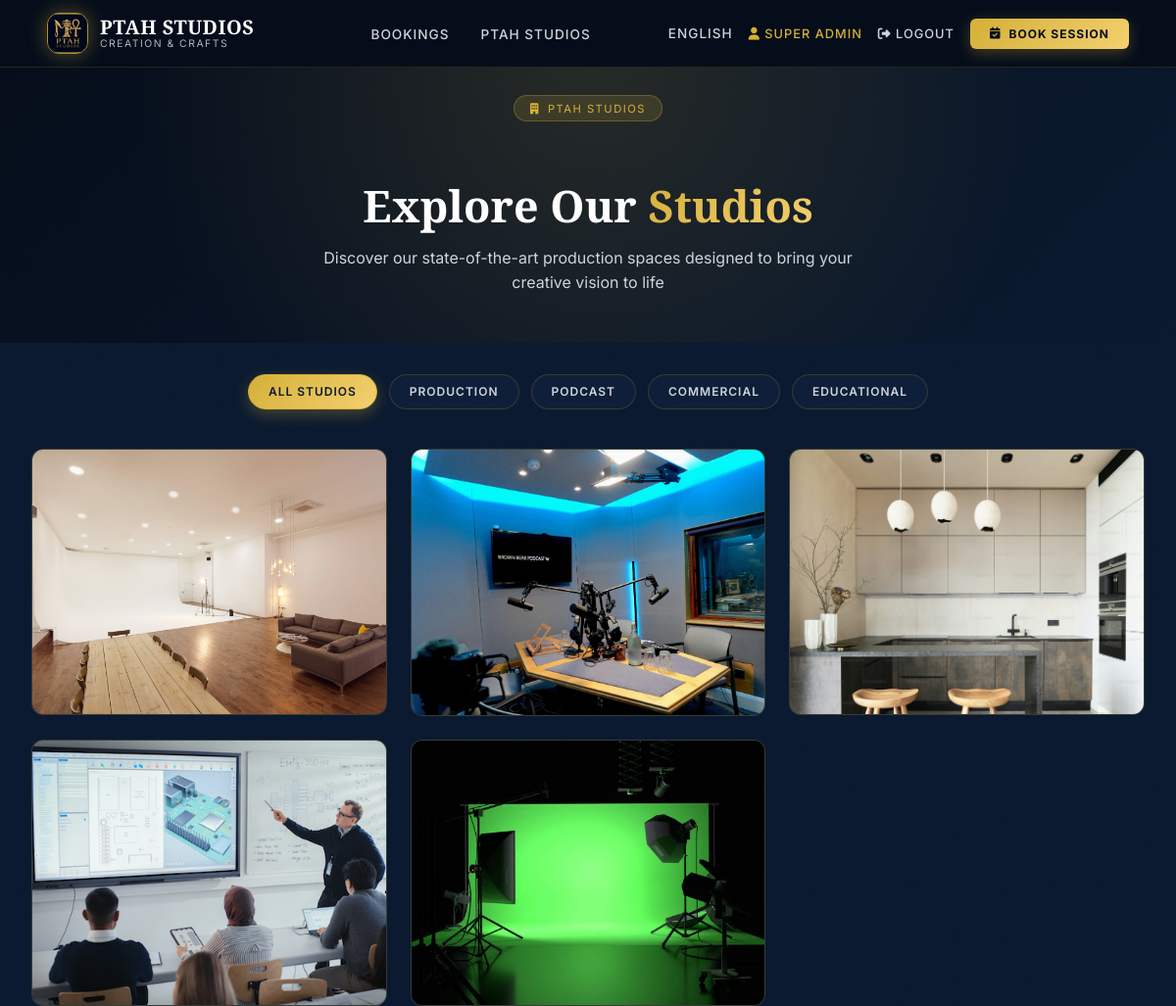
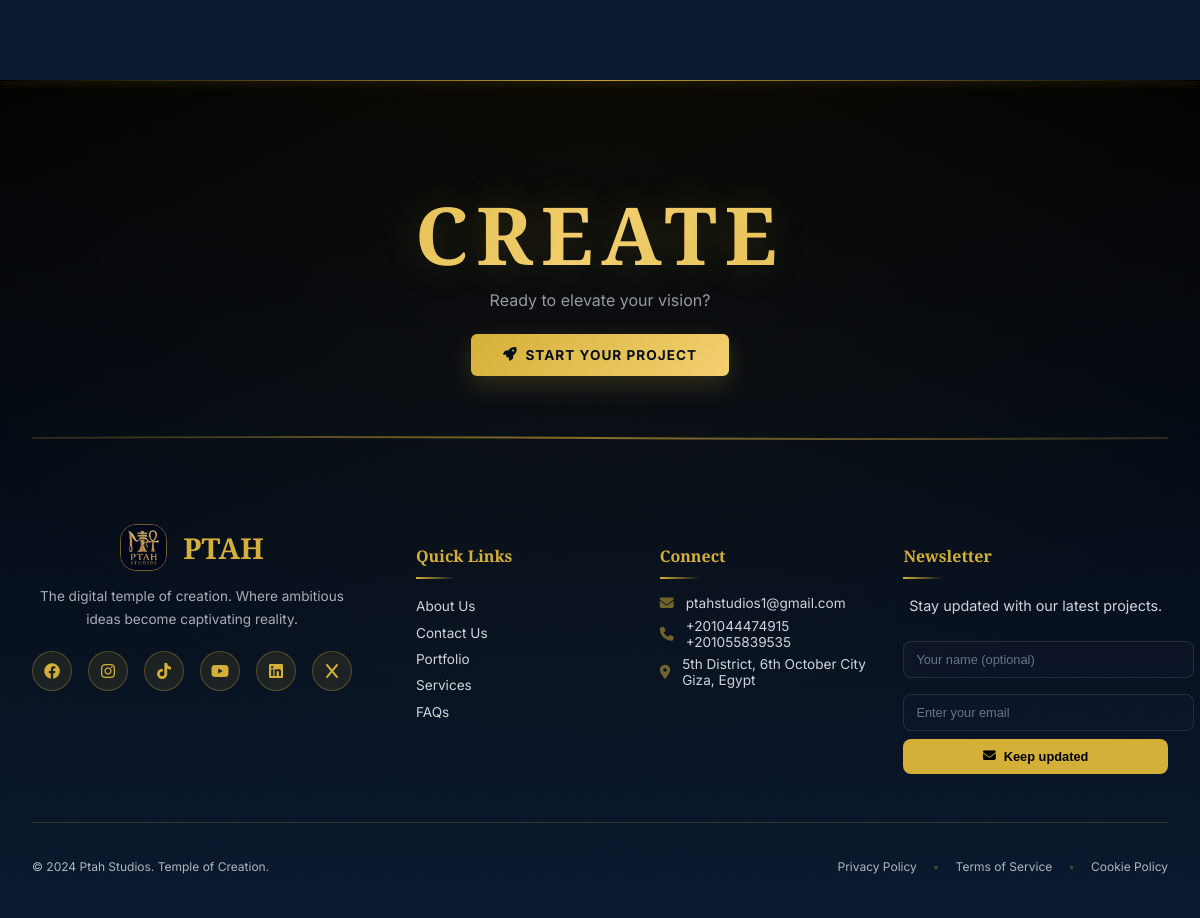
/portfolio (signed in), run on the app's committed database (2 pictures, top to bottom).
### app.py (models this page shows, shortened)
class User(db.Model):
    __tablename__ = 'users'
    id = db.Column(db.Integer, primary_key=True)
    email = db.Column(db.String(120), unique=True, nullable=False)
    password_hash = db.Column(db.String(256), nullable=False)
    name = db.Column(db.String(100), nullable=False)
    role = db.Column(db.String(20), default='employee')  # 'super_admin' or 'employee'
    is_admin = db.Column(db.Boolean, default=False)
    last_activity_check = db.Column(db.DateTime, default=datetime.utcnow)
    created_at = db.Column(db.DateTime, default=datetime.utcnow)
    project_memberships = db.relationship('ProjectMembership', back_populates='user', cascade='all, delete-orphan')

class PortfolioItem(db.Model):
    __tablename__ = 'portfolio_items'
    id = db.Column(db.Integer, primary_key=True)
    title = db.Column(db.String(200), nullable=False)
    title_ar = db.Column(db.String(200))
    slug = db.Column(db.String(200), unique=True, nullable=False)
    client_name = db.Column(db.String(100))
    client_name_ar = db.Column(db.String(100))
    category = db.Column(db.String(50), nullable=False)
    description = db.Column(db.Text)
    description_ar = db.Column(db.Text)
    thumbnail_url = db.Column(db.String(500))
    image_urls = db.Column(db.Text) # Newline separated URLs
    video_url = db.Column(db.String(500))
    tags = db.Column(db.String(500))
    tags_ar = db.Column(db.String(500))
    is_featured = db.Column(db.Boolean, default=False)
    display_order = db.Column(db.Integer, default=0)
    is_active = db.Column(db.Boolean, default=True)
    studio_id = db.Column(db.Integer, db.ForeignKey('studios.id'), nullable=True)
    created_at = db.Column(db.DateTime, default=datetime.utcnow)

### app.py (the view)
@app.route('/portfolio')
def portfolio():
    category = request.args.get('category')
    query = PortfolioItem.query.filter_by(is_active=True)
    if category:
        query = query.filter_by(category=category)
    items = query.order_by(PortfolioItem.display_order).all()
    categories = db.session.query(
        PortfolioItem.category, func.count(PortfolioItem.id)
    ).filter(PortfolioItem.is_active == True).group_by(PortfolioItem.category).all()
    cat_list = [{'name': c[0], 'count': c[1]} for c in categories]
    return render_template('public/portfolio.html', items=items, categories=cat_list, selected_category=category)

### templates/public/portfolio.html (shortened to what this page needs)
<!DOCTYPE html>
<html>
<head>
</head>
{% extends "base.html" %}
{% block content %}
    <section class="portfolio-hero">
        <div class="portfolio-hero-content">
            <div class="hero-badge">
                <i class="fas fa-building"></i>
                {{ _('PTAH Studios') }}
            </div>
            <h1>{{ _('Explore Our') }} <span class="text-gold">{{ _('Studios') }}</span></h1>
            <p>{{ _('Discover our state-of-the-art production spaces designed to bring your creative vision to life') }}</p>
        </div>
    </section>
    <section class="portfolio-section">
        <div class="portfolio-filter">
            <a href="{{ url_for('portfolio') }}" class="filter-btn {% if not selected_category %}active{% endif %}">
                <span>{{ _('All Studios') }}</span>
            </a>
            <a href="{{ url_for('portfolio', category='production') }}" class="filter-btn {% if selected_category == 'production' %}active{% endif %}">
                <span>{{ _('Production') }}</span>
            </a>
            <a href="{{ url_for('portfolio', category='podcast') }}" class="filter-btn {% if selected_category == 'podcast' %}active{% endif %}">
                <span>{{ _('Podcast') }}</span>
            </a>
            <a href="{{ url_for('portfolio', category='commercial') }}" class="filter-btn {% if selected_category == 'commercial' %}active{% endif %}">
                <span>{{ _('Commercial') }}</span>
            </a>
            <a href="{{ url_for('portfolio', category='educational') }}" class="filter-btn {% if selected_category == 'educational' %}active{% endif %}">
                <span>{{ _('Educational') }}</span>
            </a>
        </div>
        <div class="portfolio-grid" id="portfolioGrid">
            {% for item in items %}
            <div class="portfolio-item" data-category="{{ item.category }}">
                <div class="portfolio-image">
                    {% if item.thumbnail_url %}
                    <img src="{{ url_for('static', filename=item.thumbnail_url) }}" alt="{{ item.title }}" class="portfolio-img">
                    {% else %}
                    <div class="portfolio-placeholder">
                        <i class="fas fa-{{ 'play' if item.video_url else 'image' }}"></i>
                    </div>
                    {% endif %}
                </div>
            </div>
            {% else %}
            <div class="no-items">
                <i class="fas fa-building"></i>
                <h3>{{ _('No Studios Found') }}</h3>
                <p>{{ _('Check back soon for new additions to our studio portfolio.') }}</p>
            </div>
            {% endfor %}
        </div>
    </section>
    {% endblock %}

### templates/base.html (shortened to what this page needs)
<!DOCTYPE html>
<html lang="{{ get_locale() }}" dir="{{ 'rtl' if get_locale() == 'ar' else 'ltr' }}">
<head>
    <link rel="stylesheet" href="https://cdnjs.cloudflare.com/ajax/libs/font-awesome/6.4.0/css/all.min.css">
</head>
<body>
    <header class="main-header">
        <nav class="navbar">
            <a href="{{ url_for('index') }}" class="logo">
                <img src="{{ url_for('static', filename='img/favicon.jpg') }}" alt="Ptah Studios" class="logo-image">
                <div class="logo-text">
                    <span class="logo-title">PTAH STUDIOS</span>
                    <span class="logo-subtitle">{{ _('Creation & Crafts') }}</span>
                </div>
            </a>
            <ul class="nav-links">
                <li><a href="{{ url_for('booking') }}" class="nav-link">{{ _('Bookings') }}</a></li>
                <li><a href="{{ url_for('portfolio') }}" class="nav-link">{{ _('PTAH Studios') }}</a></li>
            </ul>
            <div class="desktop-actions">
                {% if get_locale() == 'en' %}
                    <a href="{{ url_for('set_language', language='ar') }}" class="nav-link" style="font-family: 'Cairo', sans-serif;">
                        العربية
                    </a>
                {% else %}
                    <a href="{{ url_for('set_language', language='en') }}" class="nav-link">
                        English
                    </a>
                {% endif %}
                {% if session.get('user_id') %}
                    <a href="{{ url_for('user_dashboard') }}" class="nav-link" style="font-size: 0.8rem; color: var(--color-gold);">
                        <i class="fas fa-user"></i> {{ session.get('user_name', _('Account')) }}
                    </a>
                    <a href="{{ url_for('logout') }}" class="nav-link" style="font-size: 0.8rem;">
                        <i class="fas fa-sign-out-alt"></i> {{ _('Logout') }}
                    </a>
                {% endif %}
                <div class="magnetic-wrap">
                    <a href="{{ url_for('booking') }}" class="btn-book">
                        <i class="fas fa-calendar-check"></i> {{ _('Book Session') }}
                    </a>
                </div>
            </div>
        </nav>
    </header>
    <main class="main-content">
        {% block content %}{% endblock %}
    </main>
    <footer class="main-footer" id="contact">
        <div class="footer-cta">
            <h2 class="footer-cta-title">{{ _('CREATE') }}</h2>
            <p class="footer-cta-subtitle">{{ _('Ready to elevate your vision?') }}</p>
            <a href="{{ url_for('booking') }}" class="btn-book magnetic-wrap footer-cta-btn">
                <i class="fas fa-rocket"></i> {{ _('Start Your Project') }}
            </a>
        </div>
        <div class="footer-divider">
        </div>
        <div class="footer-content">
            <div class="footer-section footer-brand">
                <div class="footer-logo-large" style="display: flex; align-items: center; justify-content: center; gap: 1rem;">
                    <img src="{{ url_for('static', filename='img/favicon.jpg') }}"
                         alt="Ptah Studios"
                         style="width: 60px; height: 60px; border-radius: 16px; border: 1px solid rgba(212, 175, 55, 0.5);">
                    <span style="font-family: var(--font-heading); font-size: 2.5rem; font-weight: 700; color: var(--color-gold);">
                        PTAH
                    </span>
                </div>
                <p class="footer-tagline" style="text-align: center;">{{ _('The digital temple of creation. Where ambitious ideas become captivating reality.') }}</p>
                <div class="footer-social-icons">
                    <a href="https://www.facebook.com/share/1aQE21MAJ7/?mibextid=wwXIfr" class="social-link" target="_blank" rel="noopener noreferrer"><i class="fab fa-facebook"></i></a>
                    <a href="https://www.instagram.com/ptah_studios1?igsh=Z2sxZmd4N3hnaGJ4" class="social-link" target="_blank" rel="noopener noreferrer"> <i class="fab fa-instagram"></i></a>
                    <a href="https://www.tiktok.com/@ptahstudios1?_r=1&_t=ZS-92cJS9QYArP" class="social-link" target="_blank" rel="noopener noreferrer"><i class="fab fa-tiktok"></i></a>
                    <a href="https://www.youtube.com/@PTAHStudios-eg" class="social-link" target="_blank" rel="noopener noreferrer"><i class="fab fa-youtube"></i></a>
                    <a href=" https://www.linkedin.com/in/ptah-studios-a993a23a2/" class="social-link" target="_blank" rel="noopener noreferrer"><i class="fab fa-linkedin"></i></a>
                    <a href=" https://x.com/PTAH_Studios" class="social-link" target="_blank" rel="noopener noreferrer"><i class="fab fa-x"></i></a>
                </div>
            </div>
            <div class="footer-section">
                <h4>{{ _('Quick Links') }}</h4>
                <ul class="footer-links">
                    <li><a href="{{ url_for('about_us') }}">{{ _('About Us') }}</a></li>
                    <li><a href="{{ url_for('contact') }}">{{ _('Contact Us') }}</a></li>
                    <li><a href="{{ url_for('behind_the_scenes') }}">{{ _('Portfolio') }}</a></li>
                    <li><a href="{{ url_for('services') }}">{{ _('Services') }}</a></li>
                    <li><a href="{{ url_for('pricing') }}">{{ _('FAQs') }}</a></li>
                </ul>
            </div>
            <div class="footer-section footer-contact-section">
                <h4>{{ _('Connect') }}</h4>
                <ul class="footer-links footer-contact">
                    <li>
                        <a href="{{ url_for('contact') }}">
                            <i class="fas fa-envelope"></i>
                            <span>ptahstudios1@gmail.com</span>
                        </a>
                    </li>
                    <li>
                        <a href="{{ url_for('contact') }}">
                            <i class="fas fa-phone"></i>
                            <span>+201044474915<br>+201055839535</span>
                        </a>
                    </li>
                    <li>
                        <a href="{{ url_for('contact') }}">
                            <i class="fas fa-map-marker-alt"></i>
                            <span>{{ _('5th District, 6th October City') }}<br>{{ _('Giza, Egypt') }}</span>
                        </a>
                    </li>
                </ul>
            </div>
            <div class="footer-section">
                <h4>{{ _('Newsletter') }}</h4>
                <p style="color: var(--color-text-light); font-size: 0.9rem; margin-bottom: 1rem; line-height: 1.5; text-align: center;">
                    {{ _('Stay updated with our latest projects.') }}
                </p>
                <form action="{{ url_for('newsletter_subscribe') }}" method="POST" class="newsletter-form">
                    <input type="text" name="name" class="newsletter-input" placeholder="{{ _('Your name (optional)') }}">
                    <div style="display: flex; flex-direction: column; gap: 0.5rem; width: 100%;">
                        <input type="email"
                               name="email"
                               class="newsletter-input"
                               placeholder="{{ _('Enter your email') }}"
                               required
                               pattern="[^@\s]+@[^@\s]+\.[^@\s]+"
                               title="{{ _('Please enter a valid email address (e.g. user@example.com)') }}">
                        <button type="submit" class="newsletter-btn">
                            <i class="fas fa-envelope"></i> {{ _('Keep updated') }}
                        </button>
                    </div>
                </form>
            </div>
        </div>
        <div class="footer-bottom">
            <div class="footer-bottom-content">
                <p>&copy; 2024 {{ _('Ptah Studios. Temple of Creation.') }}</p>
                <div class="footer-legal-links">
                    <a>{{ _('Privacy Policy') }}</a>
                    <span class="separator">•</span>
                    <a>{{ _('Terms of Service') }}</a>
                    <span class="separator">•</span>
                    <a>{{ _('Cookie Policy') }}</a>
                </div>
            </div>
        </div>
    </footer>
</body>
</html>

### data on the page
User: get "SUPER ADMIN"
PortfolioItem: thumbnail_url (picture)
PortfolioItem: thumbnail_url (picture)
PortfolioItem: thumbnail_url (picture)
PortfolioItem: thumbnail_url (picture)
PortfolioItem: thumbnail_url (picture)
